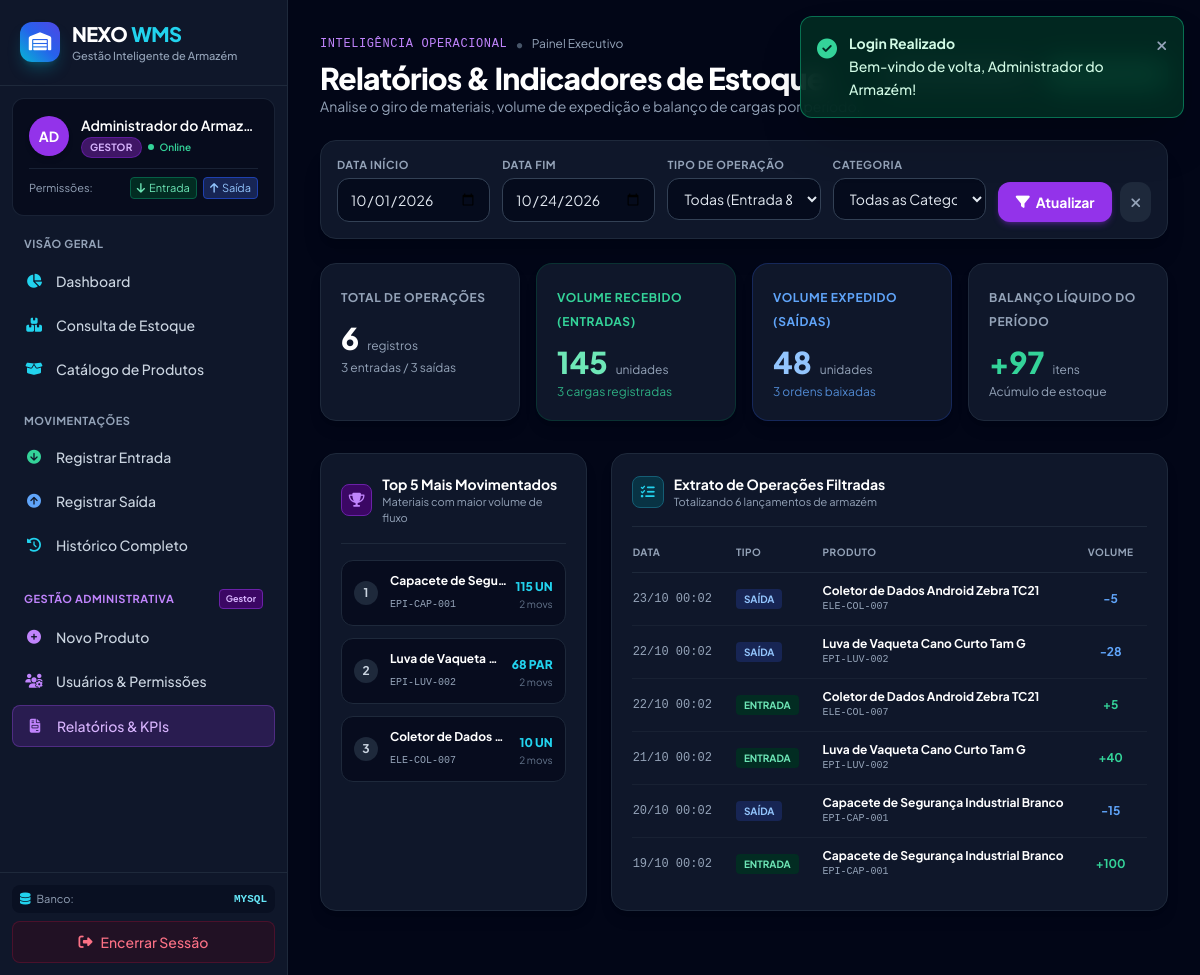
The app's page /relatorios.php (signed in) with its own data.
### tables this page shows
CREATE TABLE IF NOT EXISTS `movimentacoes` (
  `id` INT AUTO_INCREMENT PRIMARY KEY,
  `produto_id` INT NOT NULL,
  `usuario_id` INT NOT NULL,
  `tipo` ENUM('entrada', 'saida') NOT NULL,
  `quantidade` INT NOT NULL,
  `saldo_anterior` INT NOT NULL,
  `saldo_posterior` INT NOT NULL,
  `motivo` VARCHAR(150) NOT NULL,
  `documento` VARCHAR(100) NULL,
  `observacoes` TEXT NULL,
  `data_movimentacao` TIMESTAMP DEFAULT CURRENT_TIMESTAMP,
  FOREIGN KEY (`produto_id`) REFERENCES `produtos`(`id`) ON DELETE CASCADE,
  FOREIGN KEY (`usuario_id`) REFERENCES `usuarios`(`id`) ON DELETE CASCADE
);

CREATE TABLE IF NOT EXISTS `produtos` (
  `id` INT AUTO_INCREMENT PRIMARY KEY,
  `sku` VARCHAR(50) NOT NULL UNIQUE,
  `nome` VARCHAR(150) NOT NULL,
  `categoria_id` INT NULL,
  `localizacao` VARCHAR(100) NOT NULL,
  `unidade` VARCHAR(20) NOT NULL DEFAULT 'UN',
  `preco` DECIMAL(10,2) NOT NULL DEFAULT 0.00,
  `quantidade` INT NOT NULL DEFAULT 0,
  `estoque_minimo` INT NOT NULL DEFAULT 10,
  `status` ENUM('ativo', 'inativo') NOT NULL DEFAULT 'ativo',
  `created_at` TIMESTAMP DEFAULT CURRENT_TIMESTAMP,
  `updated_at` TIMESTAMP DEFAULT CURRENT_TIMESTAMP ON UPDATE CURRENT_TIMESTAMP,
  FOREIGN KEY (`categoria_id`) REFERENCES `categorias`(`id`) ON DELETE SET NULL
);

### relatorios.php (the view, shortened to what this page needs)
<?php
require_once __DIR__ . '/bd.php';
$tipoFiltro   = trim($_GET['tipo'] ?? '');
$categoriaId  = trim($_GET['categoria'] ?? '');
$dataInicio   = trim($_GET['data_inicio'] ?? date('Y-m-01'));
$dataFim      = trim($_GET['data_fim'] ?? date('Y-m-d'));
$sql = "
    SELECT
        m.*,
        p.nome as produto_nome,
        p.sku as produto_sku,
        p.unidade as produto_unidade,
        p.preco as produto_preco,
        c.nome as categoria_nome,
        u.nome as usuario_nome
    FROM movimentacoes m
    JOIN produtos p ON m.produto_id = p.id
    LEFT JOIN categorias c ON p.categoria_id = c.id
    JOIN usuarios u ON m.usuario_id = u.id
    WHERE 1=1
";
$params = [];
if (!empty($dataInicio)) {
    $sql .= " AND DATE(m.data_movimentacao) >= :data_inicio";
    $params[':data_inicio'] = $dataInicio;
}
if (!empty($dataFim)) {
    $sql .= " AND DATE(m.data_movimentacao) <= :data_fim";
    $params[':data_fim'] = $dataFim;
}
$sql .= " ORDER BY m.data_movimentacao DESC";
try {
    $stmt = $pdo->prepare($sql);
    $stmt->execute($params);
    $movimentacoes = $stmt->fetchAll();
    $totalEntradasItens = 0;
    $totalSaidasItens = 0;
    $totalEntradasOps = 0;
    $totalSaidasOps = 0;
    foreach ($movimentacoes as $m) {
        if ($m['tipo'] === 'entrada') {
            $totalEntradasItens += (int)$m['quantidade'];
            $totalEntradasOps++;
        } else {
            $totalSaidasItens += (int)$m['quantidade'];
            $totalSaidasOps++;
        }
    }
    $stmtTop = $pdo->prepare("
        SELECT
            p.nome,
            p.sku,
            p.unidade,
            SUM(m.quantidade) as total_volume,
            COUNT(m.id) as total_operacoes
        FROM movimentacoes m
        JOIN produtos p ON m.produto_id = p.id
        WHERE DATE(m.data_movimentacao) >= :d_inicio AND DATE(m.data_movimentacao) <= :d_fim
        GROUP BY p.id, p.nome, p.sku, p.unidade
        ORDER BY total_volume DESC
        LIMIT 5
    ");
    $stmtTop->execute([
        ':d_inicio' => $dataInicio ?: '2000-01-01',
        ':d_fim'    => $dataFim ?: '2099-12-31'
    ]);
    $topProdutos = $stmtTop->fetchAll();
} catch (PDOException $e) {
    setToast('error', 'Erro ao compilar relatórios: ' . $e->getMessage());
    $movimentacoes = [];
    $topProdutos = [];
    $categorias = [];
    $totalEntradasItens = 0;
    $totalSaidasItens = 0;
}
require_once __DIR__ . '/includes/header.php';
require_once __DIR__ . '/includes/sidebar.php';
?>
<main class="flex-1 overflow-y-auto bg-slate-950 p-4 sm:p-6 lg:p-8">
    <div class="flex flex-col sm:flex-row sm:items-center justify-between gap-4 mb-6">
        <div>
            <div class="flex items-center gap-2">
                <span class="text-xs font-mono uppercase tracking-wider text-purple-400">Inteligência Operacional</span>
                <span class="text-slate-600">&bull;</span>
                <span class="text-xs text-slate-400">Painel Executivo</span>
            </div>
            <h1 class="text-2xl sm:text-3xl font-extrabold text-white tracking-tight mt-1">
                Relatórios & Indicadores de Estoque
            </h1>
            <p class="text-sm text-slate-400">Analise o giro de materiais, volume de expedição e balanço de cargas por período.</p>
        </div>
        <div class="flex items-center gap-2">
            <button type="button" onclick="window.print()" class="px-3.5 py-2.5 rounded-xl text-xs font-bold text-slate-300 bg-slate-800 hover:bg-slate-700 hover:text-white border border-slate-700 transition-all flex items-center gap-2">
                <span>Imprimir Relatório</span>
            </button>
            <a href="relatorios.php?export=csv&tipo=<?= urlencode($tipoFiltro) ?>&categoria=<?= urlencode($categoriaId) ?>&data_inicio=<?= urlencode($dataInicio) ?>&data_fim=<?= urlencode($dataFim) ?>"
               class="px-3.5 py-2.5 rounded-xl text-xs font-bold text-white bg-emerald-600 hover:bg-emerald-500 shadow-lg shadow-emerald-600/20 transition-all flex items-center gap-2">
                <span>Exportar CSV</span>
            </a>
        </div>
    </div>
    <div class="bg-slate-900 border border-slate-800 rounded-2xl p-4 shadow-xl mb-6">
        <form method="GET" action="relatorios.php" class="grid grid-cols-1 sm:grid-cols-2 lg:grid-cols-5 gap-3">
            <div>
                <label class="block text-[11px] font-bold text-slate-400 uppercase tracking-wider mb-1">Data Início</label>
                <input type="date" name="data_inicio" value="<?= htmlspecialchars($dataInicio) ?>"
                       class="w-full py-2.5 px-3 bg-slate-950/70 border border-slate-700 rounded-xl text-sm text-slate-200 focus:outline-none focus:ring-2 focus:ring-purple-500">
            </div>
            <div>
                <label class="block text-[11px] font-bold text-slate-400 uppercase tracking-wider mb-1">Data Fim</label>
                <input type="date" name="data_fim" value="<?= htmlspecialchars($dataFim) ?>"
                       class="w-full py-2.5 px-3 bg-slate-950/70 border border-slate-700 rounded-xl text-sm text-slate-200 focus:outline-none focus:ring-2 focus:ring-purple-500">
            </div>
            <div>
                <label class="block text-[11px] font-bold text-slate-400 uppercase tracking-wider mb-1">Tipo de Operação</label>
                <select name="tipo"
                        class="w-full py-2.5 px-3 bg-slate-950/70 border border-slate-700 rounded-xl text-sm text-slate-200 focus:outline-none focus:ring-2 focus:ring-purple-500">
                    <option value="">Todas (Entrada & Saída)</option>
                </select>
            </div>
            <div>
                <label class="block text-[11px] font-bold text-slate-400 uppercase tracking-wider mb-1">Categoria</label>
                <select name="categoria"
                        class="w-full py-2.5 px-3 bg-slate-950/70 border border-slate-700 rounded-xl text-sm text-slate-200 focus:outline-none focus:ring-2 focus:ring-purple-500">
                    <option value="">Todas as Categorias</option>
                </select>
            </div>
            <div class="flex items-end gap-2">
                <button type="submit" class="flex-1 py-2.5 px-4 bg-purple-600 hover:bg-purple-500 text-white rounded-xl text-sm font-bold shadow-md shadow-purple-600/30 transition-all flex items-center justify-center gap-1.5">
                    <i class="fa-solid fa-filter"></i>
                    <span>Atualizar</span>
                </button>
                <a href="relatorios.php" class="p-2.5 bg-slate-800 hover:bg-slate-700 text-slate-400 hover:text-white rounded-xl text-sm transition-all" title="Limpar">
                    <i class="fa-solid fa-xmark"></i>
                </a>
            </div>
        </form>
    </div>
    <div class="grid grid-cols-1 sm:grid-cols-2 lg:grid-cols-4 gap-4 mb-8">
        <div class="bg-slate-900 border border-slate-800 rounded-2xl p-5 shadow-lg">
            <span class="text-xs font-bold uppercase tracking-wider text-slate-400">Total de Operações</span>
            <div class="mt-3 flex items-baseline gap-2">
                <span class="text-3xl font-extrabold text-white"><?= count($movimentacoes) ?></span>
                <span class="text-xs text-slate-400">registros</span>
            </div>
            <p class="text-xs text-slate-400 mt-1"><?= $totalEntradasOps ?> entradas / <?= $totalSaidasOps ?> saídas</p>
        </div>
        <div class="bg-slate-900 border border-emerald-900/50 bg-emerald-950/10 rounded-2xl p-5 shadow-lg">
            <span class="text-xs font-bold uppercase tracking-wider text-emerald-400">Volume Recebido (Entradas)</span>
            <div class="mt-3 flex items-baseline gap-2">
                <span class="text-3xl font-extrabold text-emerald-300"><?= number_format($totalEntradasItens, 0, ',', '.') ?></span>
                <span class="text-xs text-slate-400">unidades</span>
            </div>
            <p class="text-xs text-emerald-400/80 mt-1"><?= $totalEntradasOps ?> cargas registradas</p>
        </div>
        <div class="bg-slate-900 border border-blue-900/50 bg-blue-950/10 rounded-2xl p-5 shadow-lg">
            <span class="text-xs font-bold uppercase tracking-wider text-blue-400">Volume Expedido (Saídas)</span>
            <div class="mt-3 flex items-baseline gap-2">
                <span class="text-3xl font-extrabold text-blue-300"><?= number_format($totalSaidasItens, 0, ',', '.') ?></span>
                <span class="text-xs text-slate-400">unidades</span>
            </div>
            <p class="text-xs text-blue-400/80 mt-1"><?= $totalSaidasOps ?> ordens baixadas</p>
        </div>
        <div class="bg-slate-900 border border-slate-800 rounded-2xl p-5 shadow-lg">
            <span class="text-xs font-bold uppercase tracking-wider text-slate-400">Balanço Líquido do Período</span>
            <?php $balanco = $totalEntradasItens - $totalSaidasItens; ?>
            <div class="mt-3 flex items-baseline gap-2">
                <span class="text-3xl font-extrabold <?= $balanco >= 0 ? 'text-emerald-400' : 'text-rose-400' ?>">
                    <?= ($balanco >= 0 ? '+' : '') . number_format($balanco, 0, ',', '.') ?>
                </span>
                <span class="text-xs text-slate-400">itens</span>
            </div>
            <p class="text-xs text-slate-400 mt-1"><?= $balanco >= 0 ? 'Acúmulo de estoque' : 'Consumo maior que reposição' ?></p>
        </div>
    </div>
    <div class="grid grid-cols-1 lg:grid-cols-3 gap-6 mb-8">
        <div class="lg:col-span-1 bg-slate-900 border border-slate-800 rounded-2xl p-5 shadow-lg">
            <div class="flex items-center gap-2.5 pb-4 border-b border-slate-800 mb-4">
                <div class="w-8 h-8 rounded-lg bg-purple-950 text-purple-400 border border-purple-800 flex items-center justify-center text-sm">
                    <i class="fa-solid fa-trophy"></i>
                </div>
                <div>
                    <h3 class="text-sm font-bold text-white">Top 5 Mais Movimentados</h3>
                    <p class="text-[11px] text-slate-400">Materiais com maior volume de fluxo</p>
                </div>
            </div>
            <div class="space-y-3">
                <?php if (empty($topProdutos)): ?>
                    <p class="text-xs text-slate-500 py-6 text-center">Nenhuma movimentação no período selecionado.</p>
                <?php else: ?>
                    <?php foreach ($topProdutos as $idx => $tp): ?>
                        <div class="p-3 rounded-xl bg-slate-950/60 border border-slate-800 flex items-center justify-between">
                            <div class="flex items-center gap-3 min-w-0 pr-2">
                                <span class="w-6 h-6 rounded-full bg-slate-800 text-slate-300 font-bold text-xs flex items-center justify-center flex-shrink-0">
                                    <?= $idx + 1 ?>
                                </span>
                                <div class="min-w-0">
                                    <h4 class="text-xs font-bold text-white truncate"><?= htmlspecialchars($tp['nome']) ?></h4>
                                    <span class="text-[10px] text-slate-400 font-mono"><?= htmlspecialchars($tp['sku']) ?></span>
                                </div>
                            </div>
                            <div class="text-right flex-shrink-0">
                                <span class="text-xs font-black text-cyan-400"><?= number_format($tp['total_volume'], 0, ',', '.') ?> <?= htmlspecialchars($tp['unidade']) ?></span>
                                <div class="text-[10px] text-slate-500"><?= $tp['total_operacoes'] ?> movs</div>
                            </div>
                        </div>
                    <?php endforeach; ?>
                <?php endif; ?>
            </div>
        </div>
        <div class="lg:col-span-2 bg-slate-900 border border-slate-800 rounded-2xl p-5 shadow-lg flex flex-col">
            <div class="flex items-center justify-between pb-4 border-b border-slate-800 mb-4">
                <div class="flex items-center gap-2.5">
                    <div class="w-8 h-8 rounded-lg bg-cyan-950 text-cyan-400 border border-cyan-800 flex items-center justify-center text-sm">
                        <i class="fa-solid fa-list-check"></i>
                    </div>
                    <div>
                        <h3 class="text-sm font-bold text-white">Extrato de Operações Filtradas</h3>
                        <p class="text-[11px] text-slate-400">Totalizando <?= count($movimentacoes) ?> lançamentos de armazém</p>
                    </div>
                </div>
            </div>
            <div class="overflow-x-auto flex-1">
                <table class="min-w-full text-left text-xs whitespace-nowrap">
                    <thead class="border-b border-slate-800 text-slate-400 font-bold uppercase tracking-wider text-[10px]">
                        <tr>
                            <th class="pb-3 pr-3">Data</th>
                            <th class="pb-3 px-3">Tipo</th>
                            <th class="pb-3 px-3">Produto</th>
                            <th class="pb-3 px-3 text-center">Volume</th>
                        </tr>
                    </thead>
                    <tbody class="divide-y divide-slate-800/60">
                        <?php foreach (array_slice($movimentacoes, 0, 15) as $m): ?>
                            <?php $isEntrada = $m['tipo'] === 'entrada'; ?>
                            <tr class="hover:bg-slate-800/40 transition-colors">
                                <td class="py-2.5 pr-3 font-mono text-slate-400"><?= date('d/m H:i', strtotime($m['data_movimentacao'])) ?></td>
                                <td class="py-2.5 px-3">
                                    <span class="inline-flex items-center gap-1 px-2 py-0.5 rounded text-[10px] font-bold uppercase <?= $isEntrada ? 'bg-emerald-950 text-emerald-300' : 'bg-blue-950 text-blue-300' ?>">
                                        <?= $isEntrada ? 'Entrada' : 'Saída' ?>
                                    </span>
                                </td>
                                <td class="py-2.5 px-3">
                                    <div class="font-bold text-white"><?= htmlspecialchars($m['produto_nome']) ?></div>
                                    <div class="text-[10px] text-slate-400 font-mono"><?= htmlspecialchars($m['produto_sku']) ?></div>
                                </td>
                                <td class="py-2.5 px-3 text-center font-bold <?= $isEntrada ? 'text-emerald-400' : 'text-blue-400' ?>">
                                    <?= $isEntrada ? '+' : '-' ?><?= $m['quantidade'] ?>
                                </td>
                            </tr>
                        <?php endforeach; ?>
                    </tbody>
                </table>
            </div>
        </div>
    </div>
</main>
<?php require_once __DIR__ . '/includes/footer.php'; ?>

### includes/header.php (style rules this page uses)
body { font-family: 'Plus Jakarta Sans', sans-serif; }

### records on screen
movimentacoes: data_movimentacao "23/10 00:02", tipo "SAÍDA", produto.nome "Coletor de Dados Android Zebra TC21", produto.sku "ELE-COL-007", quantidade "5"
movimentacoes: data_movimentacao "22/10 00:02", tipo "SAÍDA", produto.nome "Luva de Vaqueta Cano Curto Tam G", produto.sku "EPI-LUV-002", quantidade "28"
movimentacoes: data_movimentacao "22/10 00:02", tipo "ENTRADA", produto.nome "Coletor de Dados Android Zebra TC21", produto.sku "ELE-COL-007", quantidade "5"
movimentacoes: data_movimentacao "21/10 00:02", tipo "ENTRADA", produto.nome "Luva de Vaqueta Cano Curto Tam G", produto.sku "EPI-LUV-002", quantidade "40"
movimentacoes: data_movimentacao "20/10 00:02", tipo "SAÍDA", produto.nome "Capacete de Segurança Industrial Branco", produto.sku "EPI-CAP-001", quantidade "15"
movimentacoes: data_movimentacao "19/10 00:02", tipo "ENTRADA", produto.nome "Capacete de Segurança Industrial Branco", produto.sku "EPI-CAP-001", quantidade "100"

### other values on screen
$toast['title'] "Login Realizado"
$toast['message'] "Bem-vindo de volta, Administrador do Armazém!"
substr($user['nome'] ?? 'U', 0, 2) "AD"
$user['nome'] "Administrador do Armaz…"
$GLOBALS['DB_DRIVER'] "MYSQL"
count($movimentacoes) "6"
$totalEntradasOps "3"
$totalSaidasOps "3"
$totalEntradasItens "145"
$totalSaidasItens "48"
$balanco "97"
$tp['nome'] "Capacete de Segu…"
$tp['sku'] "EPI-CAP-001"
$tp['total_volume'] "115"
$tp['unidade'] "UN"
